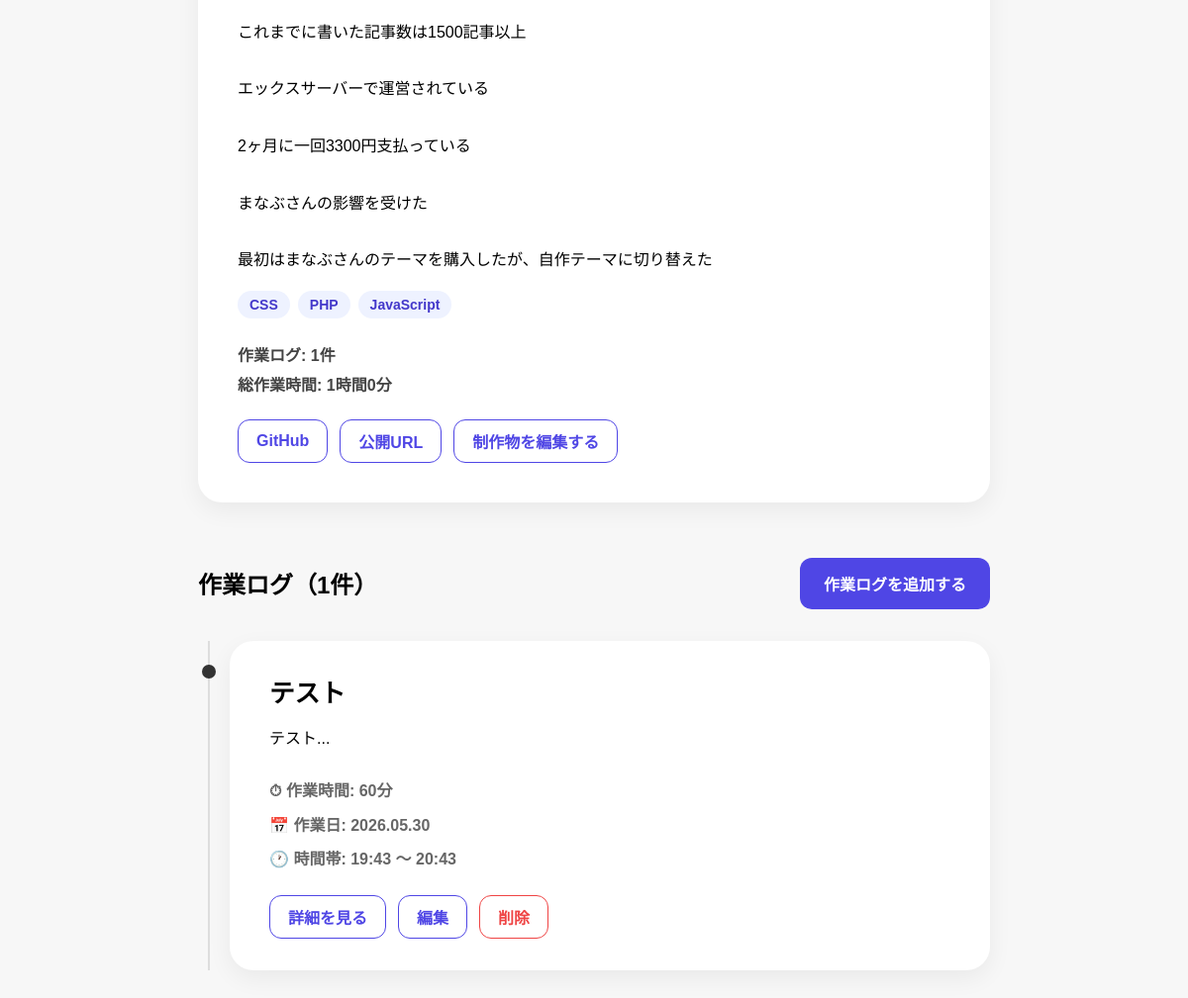
The app's page /works-page/2 (lower part), older data.
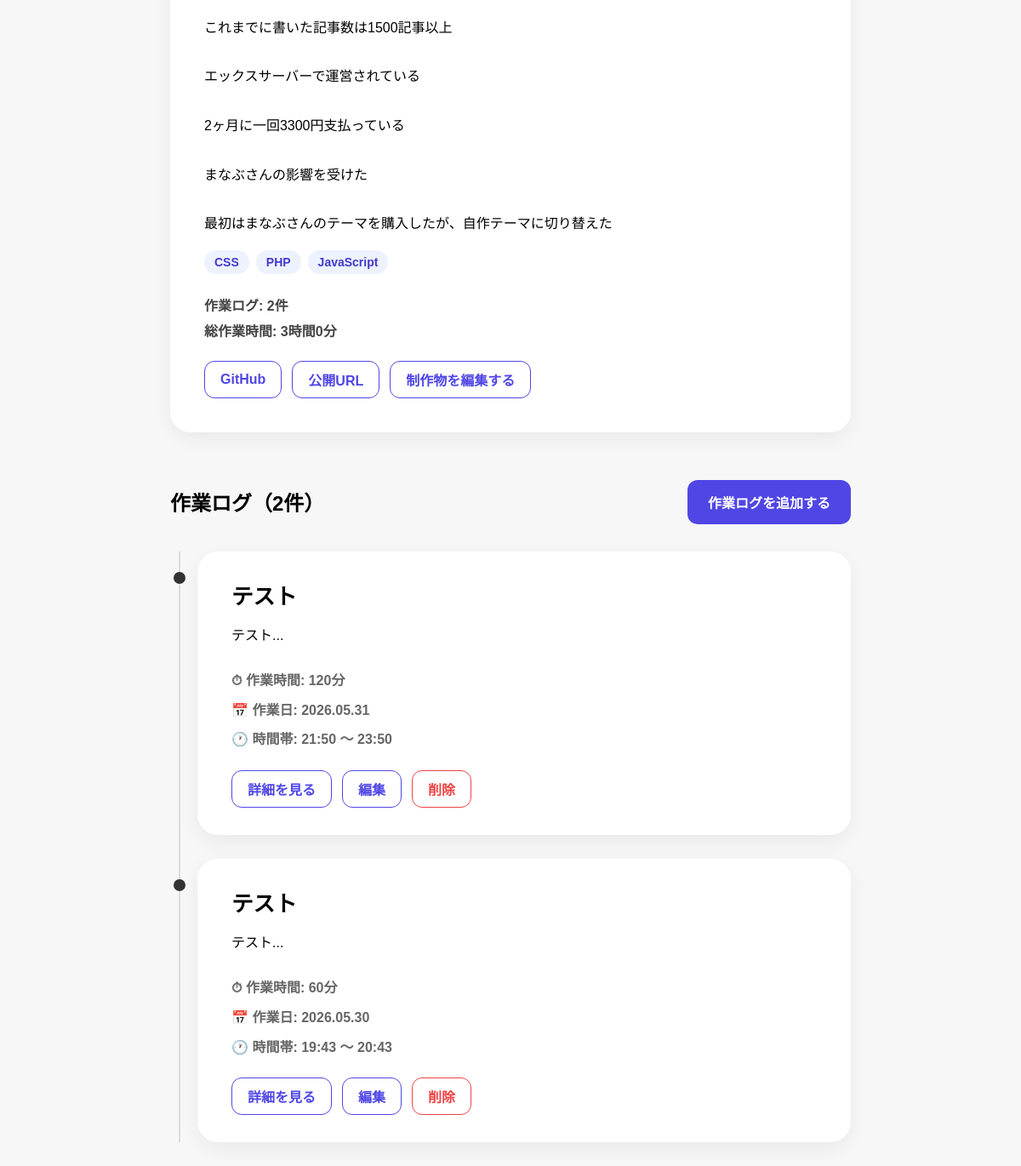
The same page, newer data.
### app/models.py (models this page shows)
class Post(Base):
    __tablename__ = "posts"
    id = Column(Integer, primary_key=True, index=True)
    title = Column(String)
    content = Column(String)
    task_type = Column(String)
    start_time = Column(DateTime)
    end_time = Column(DateTime)
    work_time_minutes = Column(Integer)
    work_id = Column(Integer, ForeignKey("works.id"))
    work = relationship(
        "Work",
        back_populates="posts"
    )
    created_at = Column(DateTime, default=datetime.now)

### app/main.py (the view)
@app.get("/works-page/{work_id}")
def work_detail_page(
    work_id: int,
    request: Request,
    db: Session = Depends(get_db)
):
    work = (
        db.query(models.Work)
        .filter(models.Work.id == work_id)
        .first()
    )
    posts = (
        db.query(models.Post)
        .filter(models.Post.work_id == work_id)
        .order_by(models.Post.start_time.desc())
        .all()
    )
    total_minutes = sum(post.work_time_minutes for post in posts)
    return templates.TemplateResponse(
        request,
        "work_detail.html",
        {
            "work": work,
            "posts": posts,
            "total_hours": total_minutes // 60,
            "remaining_minutes": total_minutes % 60,
        }
    )

### app/templates/work_detail.html (shortened to what this page needs)
{% extends "base.html" %}
{% block content %}
<section class="work-hero">
    <div class="work-hero-content">
    <p class="work-description">
    </p>
    <div class="tech-tags">
      {% for tech in work.tech_stack.split(",") %}
        <span class="tech-tag">{{ tech.strip() }}</span>
      {% endfor %}
    </div>
    <div class="work-stats">
      <p><strong>作業ログ:</strong> {{ posts|length }}件</p>
      <p><strong>総作業時間:</strong> {{ total_hours }}時間{{ remaining_minutes }}分</p>
    </div>
    <div class="work-actions">
        {% if work.github_url %}
            <a href="{{ work.github_url }}" class="btn-outline" target="_blank">GitHub</a>
        {% endif %}
        {% if work.app_url %}
            <a href="{{ work.app_url }}" class="btn-outline" target="_blank">
            公開URL
            </a>
        {% endif %}
        <a href="/works-page/{{ work.id }}/edit" class="btn-outline">制作物を編集する</a>
    </div>
  </div>
</section>
<div class="section-header">
    <h2>作業ログ（{{ posts|length }}件）</h2>
    <a href="/posts-page/new?work_id={{ work.id }}"
       class="primary-button">
        作業ログを追加する
    </a>
</div>
<div class="timeline">
  {% for post in posts %}
    <div class="timeline-item">
      <div class="timeline-marker"></div>
        <div class="timeline-card clickable-card"
            onclick="location.href='/posts-page/{{ post.id }}'">
            <h3>{{ post.title }}</h3>
            <p class="log-excerpt">
                {{ post.content[:80] }}...
            </p>
            <div class="timeline-meta">
            <p>⏱ 作業時間: {{ post.work_time_minutes }}分</p>
            {% if post.start_time.date() == post.end_time.date() %}
                <p>📅 作業日: {{ post.start_time.strftime('%Y.%m.%d') }}</p>
                <p>
                🕐 時間帯:
                {{ post.start_time.strftime('%H:%M') }}
                〜
                {{ post.end_time.strftime('%H:%M') }}
                </p>
            {% endif %}
            </div>
            <div class="post-actions">
            <a href="/posts-page/{{ post.id }}" class="btn-outline">詳細を見る</a>
            <a href="/posts-page/{{ post.id }}/edit" class="btn-outline">編集</a>
            <form action="/posts-page/{{ post.id }}/delete" method="post">
                <button type="submit" class="btn-danger">削除</button>
            </form>
            </div>
        </div>
    </div>
  {% endfor %}
</div>
{% endblock %}

### app/templates/base.html (shortened to what this page needs)
<!DOCTYPE html>
<html lang="ja">
<head>
  <link rel="stylesheet" href="/static/style.css">
</head>
<body>
  <main>
    {% block content %}
    {% endblock %}
  </main>
</body>
</html>

### app/static/style.css (style rules this page uses)
body { font-family: sans-serif; max-width: 800px; margin: 40px auto; padding: 0 20px; background: #f7f7f7; }
form { background: white; padding: 20px 20px 0 0; border-radius: 12px; }
button { padding: 3px 11px; cursor: pointer; }
.work-description { display: -webkit-box; -webkit-line-clamp: 4; -webkit-box-orient: vertical; overflow: hidden; white-space: pre-line; line-height: 1.8; }
.work-hero-content .work-description { display: block; overflow: visible; -webkit-line-clamp: unset; -webkit-box-orient: unset; line-height: 1.8; }
.section-header { display: flex; justify-content: space-between; align-items: center; margin-bottom: 31px; margin-top: 38px; }
.section-header h2 { margin: 0; }
.work-actions { margin-top: 16px; }
.timeline { position: relative; margin-top: 32px; padding-left: 32px; }
.timeline::before { content: ""; position: absolute; left: 10px; top: 0; bottom: 0; width: 2px; background: #ddd; }
.timeline-item { position: relative; margin-bottom: 28px; }
.timeline-marker { position: absolute; left: -28.5px; top: 24px; width: 14px; height: 14px; background: #333; border-radius: 50%; }
.timeline-card { background: #fff; border-radius: 16px; padding: 32px; box-shadow: 0 4px 12px rgba(0,0,0,0.08); }
.timeline-card h3 { margin-top: 0; }
.tech-tags { display: flex; flex-wrap: wrap; gap: 8px; margin: 16px 0; }
.tech-tag { background: #eef2ff; color: #4338ca; padding: 6px 12px; border-radius: 999px; font-size: 14px; font-weight: 600; }
.work-stats { margin: 16px 0 24px; }
.work-stats p { margin: 4px 0; font-weight: 600; color: #444; }
.work-hero { display: block; background: #fff; border-radius: 24px; padding: 40px; box-shadow: 0 8px 24px rgba(0,0,0,0.06); margin-bottom: 56px; }
.work-stats { margin: 24px 0; }
.work-stats p { margin: 6px 0; font-weight: 600; }
.timeline-card { background: #fff; border-radius: 24px; padding: 32px 40px; box-shadow: 0 8px 24px rgba(0,0,0,0.06); }
.timeline-card h3 { font-size: 1.6rem; margin-top: 0; margin-bottom: 12px; }
.timeline-card p { line-height: 1.8; }
.timeline-meta { display: flex; flex-direction: column; gap: 6px; margin-top: 24px; color: #666; font-weight: 600; }
.timeline-meta p { margin: 0; }
.section-header { display: flex; justify-content: space-between; align-items: center; margin-bottom: 27px; }
.primary-button { background: #4f46e5; color: white; text-decoration: none; padding: 10px 16px; border-radius: 8px; font-weight: bold; }
.clickable-card { cursor: pointer; transition: transform 0.2s ease, box-shadow 0.2s ease; }
.work-actions { display: flex; gap: 12px; flex-wrap: wrap; margin-top: 24px; }
.btn-outline { display: inline-block; padding: 10px 16px; border: 1px solid #4f46e5; border-radius: 10px; color: #4f46e5; font-weight: 700; text-decoration: none; }
.primary-button { background: #4f46e5; color: #fff; border: none; padding: 14px 24px; border-radius: 12px; font-weight: 700; font-size: 16px; cursor: pointer; }
.post-actions { display: flex; align-items: center; gap: 12px; margin-top: 21px; }
.post-actions form { margin: 0; padding: 0; }
.btn-outline, .btn-danger { display: inline-flex; align-items: center; justify-content: center; height: 44px; padding: 0 18px; border-radius: 12px; font-size: 16px; font-weight: 700; text-decoration: none; box-sizing: border-box; }
.btn-outline { border: 1px solid #4f46e5; color: #4f46e5; background: #fff; }
.btn-danger { border: 1px solid #ef4444; color: #ef4444; background: #fff; cursor: pointer; }

Row changes from the older to the newer data that the page shows:
added Post: title "テスト", content "テスト", work_time_minutes "120", start_time "2026.05.31", start_time "21:50", end_time "23:50"
Text that changed along with them:
{{ posts|length }}: "1" → "2"
{{ total_hours }}: "1" → "3"
